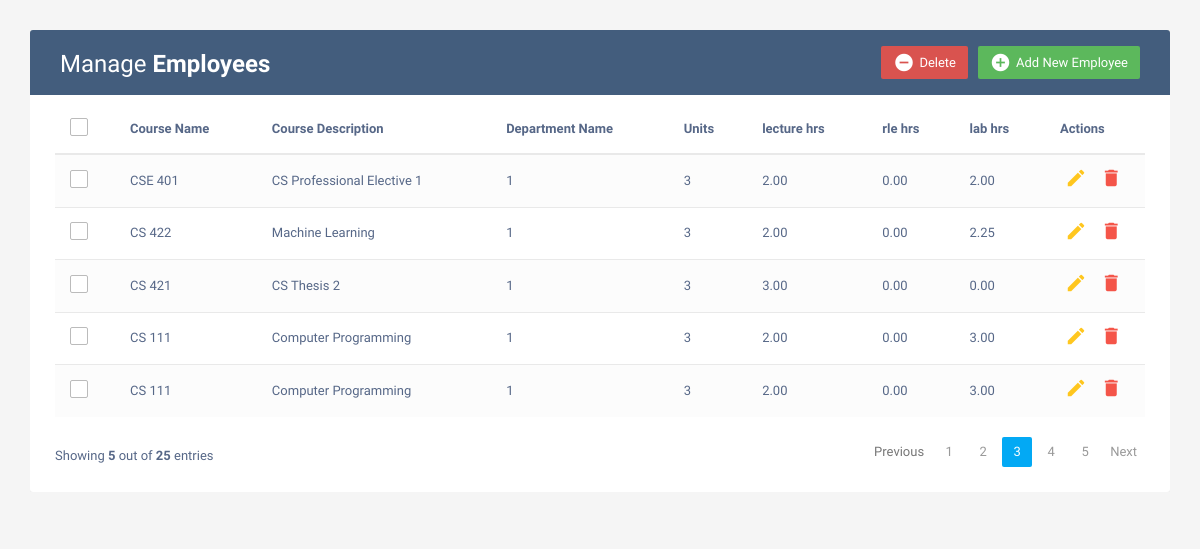
Page /samples/data_table.php on the earlier database version.
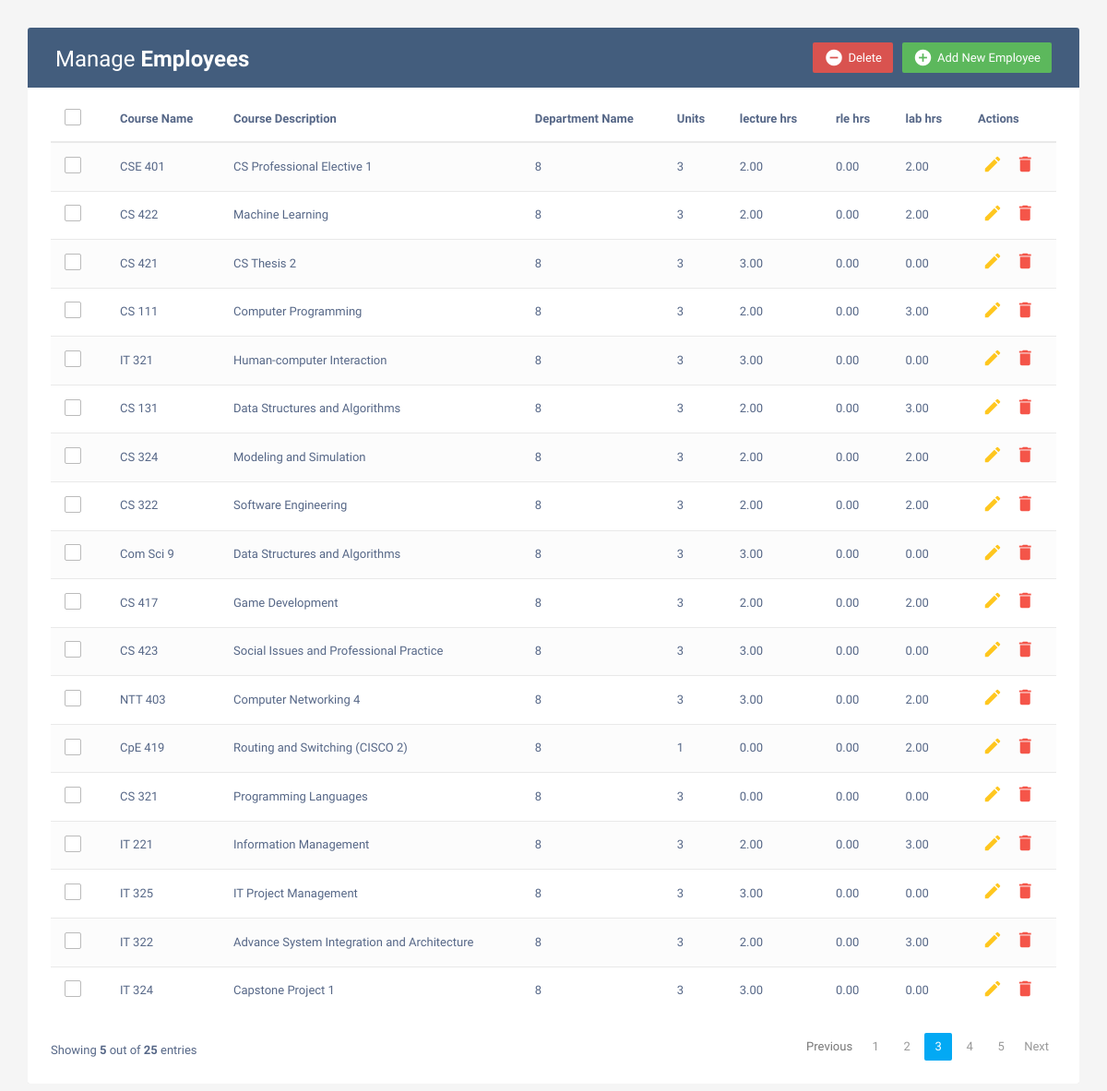
Same page on the later database version.
### tables this page shows
CREATE TABLE `courses` (
  `course_id` int(8) NOT NULL,
  `course_code` varchar(12) NOT NULL,
  `course_description` varchar(50) NOT NULL,
  `department_id` int(8) NOT NULL,
  `units` int(4) NOT NULL,
  `lec_hrs_wk` double(4,2) NOT NULL,
  `rle_hrs_wk` double(4,2) NOT NULL,
  `lab_hrs_wk` double(4,2) NOT NULL
);

### samples/data_table.php (the view, shortened to what this page needs)
<!DOCTYPE html>
<html lang="en">
<head>
<link rel="stylesheet" href="https://maxcdn.bootstrapcdn.com/font-awesome/4.7.0/css/font-awesome.min.css">
<link rel="stylesheet" href="https://maxcdn.bootstrapcdn.com/bootstrap/3.3.7/css/bootstrap.min.css">
</head>
<body>
    <div class="container">
		<div class="table-responsive">
			<div class="table-wrapper">
				<div class="table-title">
					<div class="row">
						<div class="col-xs-6">
							<h2>Manage <b>Employees</b></h2>
						</div>
						<div class="col-xs-6">
							<a href="#addEmployeeModal" class="btn btn-success" data-toggle="modal"><i class="material-icons">&#xE147;</i> <span>Add New Employee</span></a>
							<a href="#deleteEmployeeModal" class="btn btn-danger" data-toggle="modal"><i class="material-icons">&#xE15C;</i> <span>Delete</span></a>
						</div>
					</div>
				</div>
				<table class="table table-striped table-hover">
					<thead>
						<tr>
							<th>
								<span class="custom-checkbox">
									<label for="selectAll"></label>
								</span>
							</th>
							<th>Course Name</th>
							<th>Course Description</th>
							<th>Department Name</th>
							<th>Units</th>
							<th>lecture hrs</th>
							<th>rle hrs</th>
							<th>lab hrs</th>
							<th>Actions</th>
						</tr>
					</thead>
					<tbody>
						<?php
						include "../config.php";
						$sql = "SELECT * FROM courses";
						$result = $conn->query($sql);
						while($row = mysqli_fetch_array($result)){
							$course_code = $row['course_code'];
							$course_description = $row['course_description'];
							$dept_id = $row['department_id'];
							$units = $row['units'];
							$lec = $row['lec_hrs_wk'];
							$rle = $row['rle_hrs_wk'];
							$lab = $row['lab_hrs_wk'];
						 ?>
						<tr>
							<td>
								<span class="custom-checkbox">
									<label for="checkbox1"></label>
								</span>
							</td>
							<td><?php echo $course_code; ?></td>
							<td><?php echo $course_description; ?></td>
							<td><?php  echo $dept_id;?></td>
							<td><?php  echo $units;?></td>
							<td><?php  echo $lec ?></td>
							<td><?php  echo $rle;?></td>
							<td><?php  echo $lab;?></td>
							<td>
								<a href="#editEmployeeModal" class="edit" data-toggle="modal"><i class="material-icons" data-toggle="tooltip" title="Edit">&#xE254;</i></a>
								<a href="#deleteEmployeeModal" class="delete" data-toggle="modal"><i class="material-icons" data-toggle="tooltip" title="Delete">&#xE872;</i></a>
							</td>
						</tr>
						<?php }?>
					</tbody>
				</table>
				<div class="clearfix">
					<div class="hint-text">Showing <b>5</b> out of <b>25</b> entries</div>
					<ul class="pagination">
						<li class="page-item disabled"><a href="#">Previous</a></li>
						<li class="page-item"><a href="#" class="page-link">1</a></li>
						<li class="page-item"><a href="#" class="page-link">2</a></li>
						<li class="page-item active"><a href="#" class="page-link">3</a></li>
						<li class="page-item"><a href="#" class="page-link">4</a></li>
						<li class="page-item"><a href="#" class="page-link">5</a></li>
						<li class="page-item"><a href="#" class="page-link">Next</a></li>
					</ul>
				</div>
			</div>
		</div>
    </div>
</body>
</html>

### samples/data_table.php (style rules this page uses)
body { color: #566787; background: #f5f5f5; font-family: 'Varela Round', sans-serif; font-size: 13px; }
.table-responsive { margin: 30px 0; }
.table-wrapper { min-width: 1000px; background: #fff; padding: 20px 25px; border-radius: 3px; box-shadow: 0 1px 1px rgba(0,0,0,.05); }
.table-title { padding-bottom: 15px; background: #435d7d; color: #fff; padding: 16px 30px; margin: -20px -25px 10px; border-radius: 3px 3px 0 0; }
.table-title h2 { margin: 5px 0 0; font-size: 24px; }
.table-title .btn { color: #fff; float: right; font-size: 13px; border: none; min-width: 50px; border-radius: 2px; border: none; outline: none !important; margin-left: 10px; }
.table-title .btn i { float: left; font-size: 21px; margin-right: 5px; }
.table-title .btn span { float: left; margin-top: 2px; }
table.table tr th, table.table tr td { border-color: #e9e9e9; padding: 12px 15px; vertical-align: middle; }
table.table tr th:first-child { width: 60px; }
table.table tr th:last-child { width: 100px; }
table.table-striped tbody tr:nth-of-type(odd) { background-color: #fcfcfc; }
table.table td:last-child i { opacity: 0.9; font-size: 22px; margin: 0 5px; }
table.table td a { font-weight: bold; color: #566787; display: inline-block; text-decoration: none; outline: none !important; }
table.table td a.edit { color: #FFC107; }
table.table td a.delete { color: #F44336; }
table.table td i { font-size: 19px; }
.pagination { float: right; margin: 0 0 5px; }
.pagination li a { border: none; font-size: 13px; min-width: 30px; min-height: 30px; color: #999; margin: 0 2px; line-height: 30px; border-radius: 2px !important; text-align: center; padding: 0 6px; }
.pagination li.active a, .pagination li.active a.page-link { background: #03A9F4; }
.hint-text { float: left; margin-top: 10px; font-size: 13px; }
.custom-checkbox { position: relative; }
.custom-checkbox label:before { width: 18px; height: 18px; }
.custom-checkbox label:before { content: ''; margin-right: 10px; display: inline-block; vertical-align: text-top; background: white; border: 1px solid #bbb; border-radius: 2px; box-sizing: border-box; z-index: 2; }

Differences in the rows shown:
changed courses "CSE 401": department "1" → "8"
changed courses "CS 422": department "1" → "8"; lab_hrs_wk "2.25" → "2.00"
changed courses "CS 421": department "1" → "8"
changed courses "CS 111": department "1" → "8"
changed courses: course_code "CS 111" → "IT 321"; course_description "Computer Programming" → "Human-computer Interaction"; department "1" → "8"; lec_hrs_wk "2.00" → "3.00"; lab_hrs_wk "3.00" → "0.00"
added courses: course_code "CS 131", course_description "Data Structures and Algorithms", department "8", units "3", lec_hrs_wk "2.00", rle_hrs_wk "0.00", lab_hrs_wk "3.00"
added courses: course_code "CS 324", course_description "Modeling and Simulation", department "8", units "3", lec_hrs_wk "2.00", rle_hrs_wk "0.00", lab_hrs_wk "2.00"
added courses: course_code "CS 322", course_description "Software Engineering", department "8", units "3", lec_hrs_wk "2.00", rle_hrs_wk "0.00", lab_hrs_wk "2.00"
added courses: course_code "Com Sci 9", course_description "Data Structures and Algorithms", department "8", units "3", lec_hrs_wk "3.00", rle_hrs_wk "0.00", lab_hrs_wk "0.00"
added courses: course_code "CS 417", course_description "Game Development", department "8", units "3", lec_hrs_wk "2.00", rle_hrs_wk "0.00", lab_hrs_wk "2.00"
added courses: course_code "CS 423", course_description "Social Issues and Professional Practice", department "8", units "3", lec_hrs_wk "3.00", rle_hrs_wk "0.00", lab_hrs_wk "0.00"
added courses: course_code "NTT 403", course_description "Computer Networking 4", department "8", units "3", lec_hrs_wk "3.00", rle_hrs_wk "0.00", lab_hrs_wk "2.00"
added courses: course_code "CpE 419", course_description "Routing and Switching (CISCO 2)", department "8", units "1", lec_hrs_wk "0.00", rle_hrs_wk "0.00", lab_hrs_wk "2.00"
added courses: course_code "CS 321", course_description "Programming Languages", department "8", units "3", lec_hrs_wk "0.00", rle_hrs_wk "0.00", lab_hrs_wk "0.00"
added courses: course_code "IT 221", course_description "Information Management", department "8", units "3", lec_hrs_wk "2.00", rle_hrs_wk "0.00", lab_hrs_wk "3.00"
added courses: course_code "IT 325", course_description "IT Project Management", department "8", units "3", lec_hrs_wk "3.00", rle_hrs_wk "0.00", lab_hrs_wk "0.00"
added courses: course_code "IT 322", course_description "Advance System Integration and Architecture", department "8", units "3", lec_hrs_wk "2.00", rle_hrs_wk "0.00", lab_hrs_wk "3.00"
added courses: course_code "IT 324", course_description "Capstone Project 1", department "8", units "3", lec_hrs_wk "3.00", rle_hrs_wk "0.00", lab_hrs_wk "0.00"
